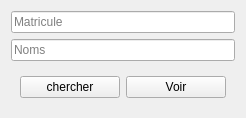
            <widget class="QWidget" name="page_voir">
             <layout class="QVBoxLayout" name="verticalLayout_8">
              <item>
               <widget class="QLineEdit" name="ln_chercher_matricule">
                <property name="placeholderText">
                 <string>Matricule</string>
                </property>
               </widget>
              </item>
              <item>
               <widget class="QLineEdit" name="ln_chercher_nom">
                <property name="placeholderText">
                 <string>Noms</string>
                </property>
               </widget>
              </item>
              <item>
               <widget class="QWidget" name="widget_6" native="true">
                <property name="maximumSize">
                 <size>
                  <width>16777215</width>
                  <height>70</height>
                 </size>
                </property>
                <layout class="QHBoxLayout" name="horizontalLayout_7">
                 <item>
                  <widget class="QPushButton" name="btn_voir_checher">
                   <property name="minimumSize">
                    <size>
                     <width>100</width>
                     <height>0</height>
                    </size>
                   </property>
                   <property name="maximumSize">
                    <size>
                     <width>12345</width>
                     <height>16777215</height>
                    </size>
                   </property>
                   <property name="text">
                    <string>chercher</string>
                   </property>
                  </widget>
                 </item>
                 <item>
                  <widget class="QPushButton" name="btn_voir">
                   <property name="minimumSize">
                    <size>
                     <width>100</width>
                     <height>0</height>
                    </size>
                   </property>
                   <property name="maximumSize">
                    <size>
                     <width>1234</width>
                     <height>16777215</height>
                    </size>
                   </property>
                   <property name="text">
                    <string>Voir</string>
                   </property>
                  </widget>
                 </item>
                </layout>
               </widget>
              </item>
             </layout>
            </widget>
